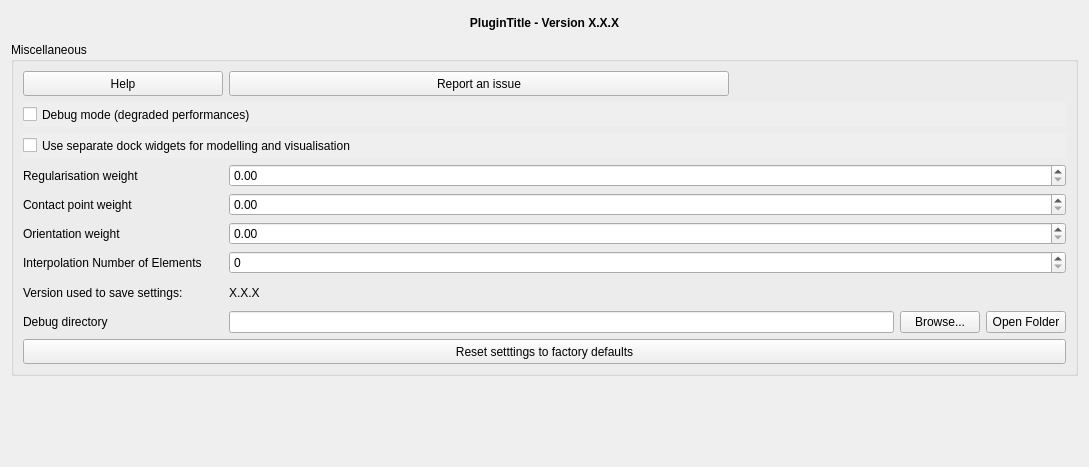
<?xml version="1.0" encoding="UTF-8"?>
<ui version="4.0">
 <class>wdg_loopstructural_settings</class>
 <widget class="QWidget" name="wdg_loopstructural_settings">
  <property name="geometry">
   <rect>
    <x>0</x>
    <y>0</y>
    <width>1089</width>
    <height>467</height>
   </rect>
  </property>
  <property name="windowTitle">
   <string>LoopStructural - Settings</string>
  </property>
  <property name="locale">
   <locale language="English" country="UnitedStates"/>
  </property>
  <layout class="QVBoxLayout" name="verticalLayout">
   <item>
    <widget class="QLabel" name="lbl_title">
     <property name="minimumSize">
      <size>
       <width>0</width>
       <height>25</height>
      </size>
     </property>
     <property name="maximumSize">
      <size>
       <width>16777215</width>
       <height>30</height>
      </size>
     </property>
     <property name="font">
      <font>
       <weight>75</weight>
       <bold>true</bold>
      </font>
     </property>
     <property name="locale">
      <locale language="English" country="UnitedStates"/>
     </property>
     <property name="text">
      <string>&lt;html&gt;&lt;head/&gt;&lt;body&gt;&lt;p align=&quot;center&quot;&gt;&lt;span style=&quot; font-weight:600;&quot;&gt;PluginTitle - Version X.X.X&lt;/span&gt;&lt;/p&gt;&lt;/body&gt;&lt;/html&gt;</string>
     </property>
     <property name="scaledContents">
      <bool>true</bool>
     </property>
     <property name="alignment">
      <set>Qt::AlignCenter</set>
     </property>
     <property name="wordWrap">
      <bool>true</bool>
     </property>
     <property name="openExternalLinks">
      <bool>false</bool>
     </property>
     <property name="textInteractionFlags">
      <set>Qt::TextSelectableByMouse</set>
     </property>
    </widget>
   </item>
   <item>
    <widget class="QGroupBox" name="grp_misc">
     <property name="minimumSize">
      <size>
       <width>0</width>
       <height>100</height>
      </size>
     </property>
     <property name="locale">
      <locale language="English" country="UnitedStates"/>
     </property>
     <property name="title">
      <string>Miscellaneous</string>
     </property>
     <property name="flat">
      <bool>false</bool>
     </property>
     <layout class="QGridLayout" name="gridLayout">
       <item row="9" column="0" colspan="2">
        <widget class="QPushButton" name="btn_reset">
         <property name="minimumSize">
         <size>
          <width>200</width>
          <height>25</height>
         </size>
        </property>
        <property name="maximumSize">
         <size>
          <width>16777215</width>
          <height>30</height>
         </size>
        </property>
        <property name="autoFillBackground">
         <bool>true</bool>
        </property>
        <property name="text">
         <string>Reset setttings to factory defaults</string>
        </property>
       </widget>
      </item>
       <item row="7" column="1">
        <widget class="QLabel" name="lbl_version_saved_value">
        <property name="minimumSize">
         <size>
          <width>0</width>
          <height>25</height>
         </size>
        </property>
        <property name="maximumSize">
         <size>
          <width>16777215</width>
          <height>30</height>
         </size>
        </property>
        <property name="locale">
         <locale language="English" country="UnitedStates"/>
        </property>
        <property name="text">
         <string notr="true">X.X.X</string>
        </property>
        <property name="textInteractionFlags">
         <set>Qt::NoTextInteraction</set>
        </property>
       </widget>
      </item>
      <item row="7" column="0">
       <widget class="QLabel" name="lbl_version_saved">
        <property name="minimumSize">
         <size>
          <width>0</width>
          <height>25</height>
         </size>
        </property>
        <property name="maximumSize">
         <size>
          <width>16777215</width>
          <height>30</height>
         </size>
        </property>
        <property name="locale">
         <locale language="English" country="UnitedStates"/>
        </property>
        <property name="text">
         <string>Version used to save settings:</string>
        </property>
       </widget>
      </item>
       <item row="8" column="0">
        <widget class="QLabel" name="lbl_debug_directory">
         <property name="text">
          <string>Debug directory</string>
         </property>
        </widget>
       </item>
       <item row="8" column="1">
        <layout class="QHBoxLayout" name="horizontalLayout">
         <item>
          <widget class="QLineEdit" name="le_debug_directory"/>
         </item>
         <item>
          <widget class="QPushButton" name="btn_browse_debug_directory">
           <property name="text">
            <string>Browse...</string>
           </property>
          </widget>
         </item>
         <item>
          <widget class="QPushButton" name="btn_open_debug_directory">
           <property name="text">
            <string>Open Folder</string>
           </property>
          </widget>
         </item>
        </layout>
       </item>
       <item row="0" column="0">
        <widget class="QPushButton" name="btn_help">
        <property name="minimumSize">
         <size>
          <width>200</width>
          <height>25</height>
         </size>
        </property>
        <property name="maximumSize">
         <size>
          <width>500</width>
          <height>30</height>
         </size>
        </property>
        <property name="locale">
         <locale language="English" country="UnitedStates"/>
        </property>
        <property name="text">
         <string>Help</string>
        </property>
       </widget>
      </item>
      <item row="6" column="0">
       <widget class="QLabel" name="label_4">
        <property name="text">
         <string>Interpolation Number of Elements</string>
        </property>
       </widget>
      </item>
      <item row="4" column="0">
       <widget class="QLabel" name="label_2">
        <property name="text">
         <string>Contact point weight</string>
        </property>
       </widget>
      </item>
      <item row="4" column="1">
       <widget class="QDoubleSpinBox" name="cpw_spin_box"/>
      </item>
      <item row="6" column="1">
       <widget class="QSpinBox" name="n_elements_spin_box"/>
      </item>
      <item row="3" column="1">
       <widget class="QDoubleSpinBox" name="regularisation_spin_box"/>
      </item>
      <item row="5" column="1">
       <widget class="QDoubleSpinBox" name="npw_spin_box"/>
      </item>
      <item row="1" column="0" colspan="2">
       <widget class="QCheckBox" name="opt_debug">
        <property name="minimumSize">
         <size>
          <width>0</width>
          <height>25</height>
         </size>
        </property>
        <property name="maximumSize">
         <size>
          <width>16777215</width>
          <height>30</height>
         </size>
        </property>
        <property name="toolTip">
         <string>Enable debug mode.</string>
        </property>
        <property name="autoFillBackground">
         <bool>true</bool>
        </property>
        <property name="locale">
         <locale language="English" country="UnitedStates"/>
        </property>
        <property name="text">
         <string>Debug mode (degraded performances)</string>
        </property>
        <property name="tristate">
         <bool>false</bool>
        </property>
       </widget>
      </item>
      <item row="2" column="0" colspan="2">
       <widget class="QCheckBox" name="opt_separate_dock_widgets">
        <property name="minimumSize">
         <size>
          <width>0</width>
          <height>25</height>
         </size>
        </property>
        <property name="maximumSize">
         <size>
          <width>16777215</width>
          <height>30</height>
         </size>
        </property>
        <property name="toolTip">
         <string>Show modelling and visualisation in separate dock widgets.</string>
        </property>
        <property name="autoFillBackground">
         <bool>true</bool>
        </property>
        <property name="locale">
         <locale language="English" country="UnitedStates"/>
        </property>
        <property name="text">
         <string>Use separate dock widgets for modelling and visualisation</string>
        </property>
        <property name="tristate">
         <bool>false</bool>
        </property>
       </widget>
      </item>
      <item row="0" column="1">
       <widget class="QPushButton" name="btn_report">
        <property name="minimumSize">
         <size>
          <width>200</width>
          <height>25</height>
         </size>
        </property>
        <property name="maximumSize">
         <size>
          <width>500</width>
          <height>30</height>
         </size>
        </property>
        <property name="locale">
         <locale language="English" country="UnitedStates"/>
        </property>
        <property name="text">
         <string>Report an issue</string>
        </property>
       </widget>
      </item>
      <item row="5" column="0">
       <widget class="QLabel" name="label_3">
        <property name="text">
         <string>Orientation weight</string>
        </property>
       </widget>
      </item>
      <item row="3" column="0">
       <widget class="QLabel" name="label">
        <property name="text">
         <string>Regularisation weight</string>
        </property>
       </widget>
      </item>
     </layout>
    </widget>
   </item>
   <item>
    <spacer name="verticalSpacer">
     <property name="orientation">
      <enum>Qt::Vertical</enum>
     </property>
     <property name="sizeHint" stdset="0">
      <size>
       <width>20</width>
       <height>56</height>
      </size>
     </property>
    </spacer>
   </item>
  </layout>
 </widget>
 <resources/>
 <connections/>
</ui>
